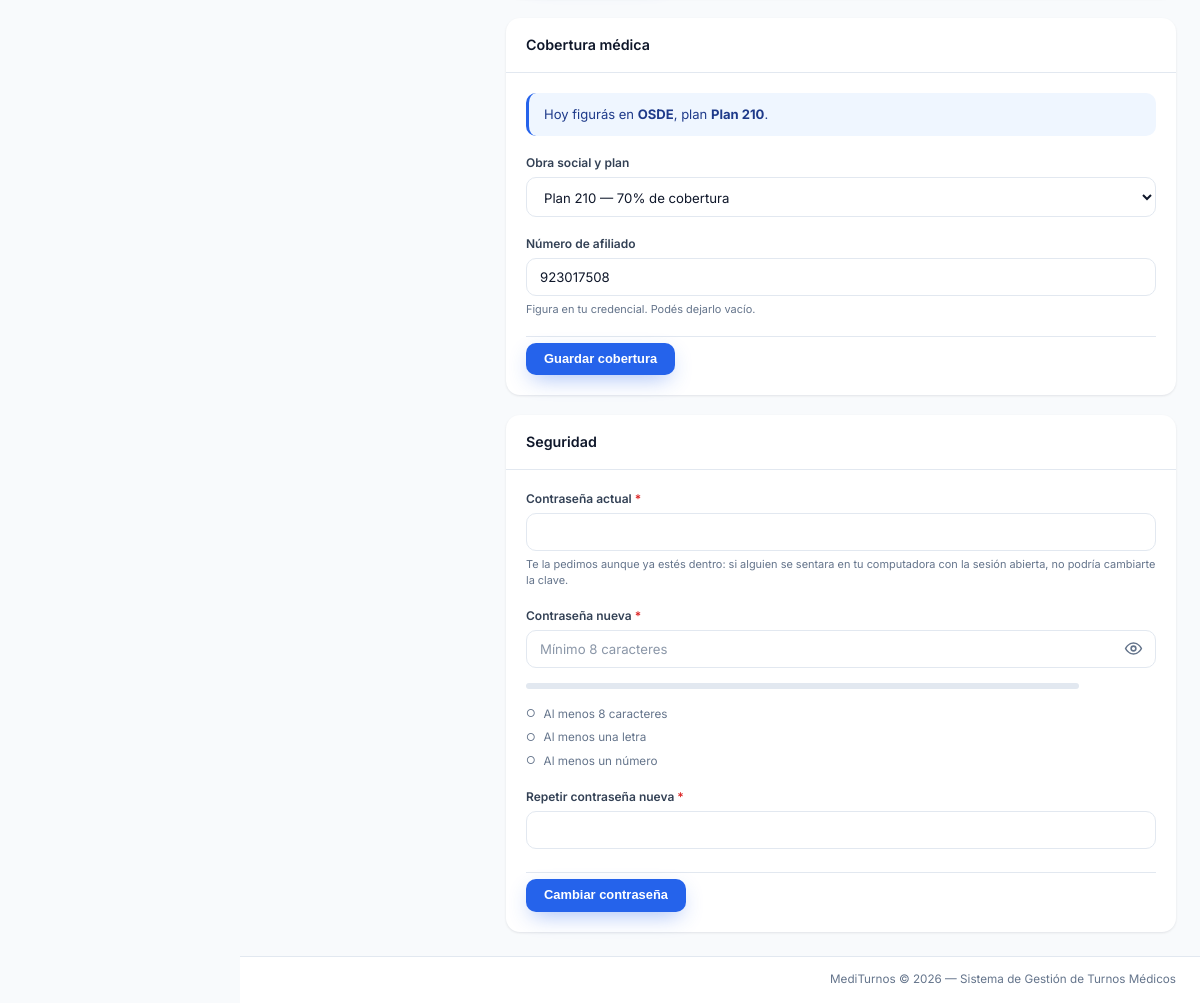
Before: /perfil.php (signed in, lower part) with the older database file.
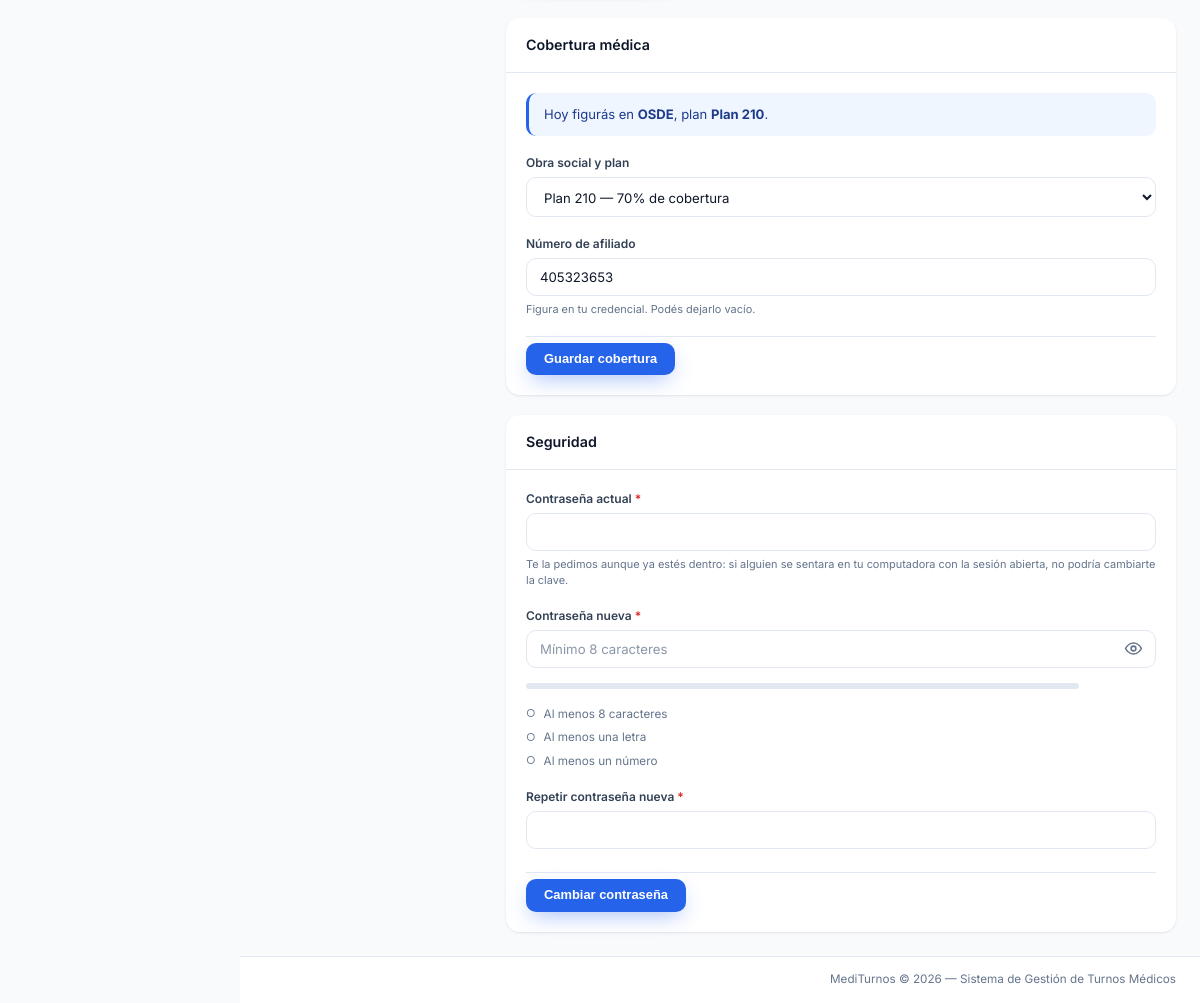
After: the same page with the newer database file.
### tables this page shows
CREATE TABLE `usuario` (
  `id_usuario` int(11) NOT NULL AUTO_INCREMENT,
  `nombre` varchar(30) NOT NULL,
  `apellido` varchar(30) NOT NULL,
  `usuario` varchar(50) NOT NULL,
  `email` varchar(120) NOT NULL,
  `foto` varchar(255) DEFAULT NULL,
  `contrasenia` varchar(255) NOT NULL COMMENT 'Hash bcrypt — nunca texto plano',
  `fecha_alta` date NOT NULL DEFAULT curdate(),
  `fecha_baja` date DEFAULT NULL,
  `estado` varchar(10) NOT NULL DEFAULT 'activo',
  `id_rol` int(11) NOT NULL,
  `id_paciente` int(11) DEFAULT NULL,
  `matricula` int(11) DEFAULT NULL,
  `ultimo_login` datetime DEFAULT NULL,
  `online` tinyint(1) NOT NULL DEFAULT 0,
  PRIMARY KEY (`id_usuario`),
  UNIQUE KEY `usuario` (`usuario`),
  UNIQUE KEY `email` (`email`),
  UNIQUE KEY `id_paciente` (`id_paciente`),
  UNIQUE KEY `matricula` (`matricula`),
  KEY `id_rol` (`id_rol`),
  KEY `idx_usuario_usuario` (`usuario`),
  KEY `idx_usuario_email` (`email`),
  CONSTRAINT `usuario_ibfk_medico` FOREIGN KEY (`matricula`) REFERENCES `medico` (`matricula`) ON DELETE SET NULL ON UPDATE CASCADE,
  CONSTRAINT `usuario_ibfk_paciente` FOREIGN KEY (`id_paciente`) REFERENCES `paciente` (`id_paciente`) ON DELETE SET NULL ON UPDATE CASCADE,
  CONSTRAINT `usuario_ibfk_rol` FOREIGN KEY (`id_rol`) REFERENCES `rol` (`id_rol`) ON UPDATE CASCADE
);

CREATE TABLE `plan_os` (
  `id_plan` int(11) NOT NULL AUTO_INCREMENT,
  `id_obra_social` int(11) NOT NULL,
  `nombre_plan` varchar(100) NOT NULL,
  `porcentaje_cobertura` decimal(5,2) DEFAULT NULL,
  PRIMARY KEY (`id_plan`),
  KEY `id_obra_social` (`id_obra_social`),
  CONSTRAINT `plan_os_ibfk_1` FOREIGN KEY (`id_obra_social`) REFERENCES `obra_social` (`id_obra_social`) ON UPDATE CASCADE
);

### sistema/modelos/Perfil.php (called while the page is built, shortened)
<?php
class Perfil
{
    private PDO $pdo;
    public function __construct(PDO $pdo)
    {
        $this->pdo = $pdo;
    }
    public function cargar(int $idUsuario): array|false
    {
        $stmt = $this->pdo->prepare(
            "SELECT u.id_usuario, u.nombre, u.apellido, u.usuario, u.email,
                    u.foto, u.estado, u.fecha_alta, u.ultimo_login,
                    u.id_paciente, u.matricula,
                    r.nombre AS rol
             FROM   usuario u
             JOIN   rol     r ON r.id_rol = u.id_rol
             WHERE  u.id_usuario = :id
             LIMIT  1"
        );
        $stmt->execute([':id' => $idUsuario]);
        $u = $stmt->fetch();
        $u['dni']          = null;
        $u['fecha_nac']    = null;
        $u['sexo']         = null;
        $u['telefono']     = null;
        $u['direccion']    = null;
        $u['id_plan']      = null;
        $u['nro_afiliado'] = null;
        $u['obra_social']  = null;
        $u['nombre_plan']  = null;
        if (!empty($u['id_paciente'])) {
            $p = $this->pdo->prepare(
                "SELECT dni, fecha_nac, sexo, telefono, direccion
                 FROM   paciente WHERE id_paciente = :id"
            );
            $p->execute([':id' => $u['id_paciente']]);
            if ($fila = $p->fetch()) {
                $u = array_merge($u, $fila);
            }
            $u = array_merge($u, $this->cobertura((int) $u['id_paciente']));
        }
        return $u;
    }
    private function cobertura(int $idPaciente): array
    {
        $stmt = $this->pdo->prepare(
            "SELECT pp.id_plan, pp.nro_afiliado,
                    pl.nombre_plan, os.nombre AS obra_social
             FROM   paciente_plan pp
             JOIN   plan_os       pl ON pl.id_plan        = pp.id_plan
             JOIN   obra_social   os ON os.id_obra_social = pl.id_obra_social
             WHERE  pp.id_paciente = :id
             ORDER  BY pp.fecha_alta DESC
             LIMIT  1"
        );
        $stmt->execute([':id' => $idPaciente]);
        $fila = $stmt->fetch();
        return $fila ?: [
            'id_plan'      => null,
            'nro_afiliado' => null,
            'nombre_plan'  => null,
            'obra_social'  => null,
        ];
    }
}

### includes/seguridad.php (called while the page is built, shortened)
<?php
if (!function_exists('e')) {
    function e(?string $v): string
    {
        return htmlspecialchars($v ?? '', ENT_QUOTES, 'UTF-8');
    }
}

### sistema/modelos/Usuario.php (called while the page is built, shortened)
<?php
class Usuario
{
    private PDO $pdo;
    public function __construct(PDO $pdo)
    {
        $this->pdo = $pdo;
    }
    public function listarPlanesObraSocial(): array
    {
        return $this->pdo->query(
            "SELECT pl.id_plan, pl.nombre_plan, pl.porcentaje_cobertura,
                    os.id_obra_social, os.nombre AS obra_social
             FROM   plan_os pl
             JOIN   obra_social os ON os.id_obra_social = pl.id_obra_social
             ORDER  BY os.nombre, pl.nombre_plan"
        )->fetchAll();
    }
}

### perfil.php (the view, shortened to what the changed rows need)
<?php
require_once __DIR__ . '/includes/seguridad.php';
require_once __DIR__ . '/sistema/controladores/ControladorPerfil.php';
$modelo = new Perfil($pdo);
$perfil = $modelo->cargar((int) $_SESSION['id_usuario']);
$errorSeccion = null;
$usuarios = new Usuario($pdo);
$planes   = !empty($perfil['id_paciente']) ? $usuarios->listarPlanesObraSocial() : [];
$planesPorOs = [];
foreach ($planes as $pl) {
    $planesPorOs[$pl['obra_social']][] = $pl;
}
$v = fn(string $campo, ?string $def = '') =>
    ($errorSeccion !== null && is_string($_POST[$campo] ?? null))
        ? $_POST[$campo]
        : (string) ($def ?? '');
$esPaciente   = !empty($perfil['id_paciente']);
require_once __DIR__ . '/sistema/vistas/layouts/navbar.php';
?>
<div class="perfil-grid">
    <div class="perfil-secciones">
        <?php if ($esPaciente): ?>
        <section class="panel" id="cobertura">
            <div class="panel-header"><span class="panel-titulo">Cobertura médica</span></div>
            <div class="panel-body">
                <?php if ($perfil['obra_social']): ?>
                <p class="cobertura-actual">
                    Hoy figurás en <strong><?= e($perfil['obra_social']) ?></strong>,
                    plan <strong><?= e($perfil['nombre_plan']) ?></strong>.
                </p>
                <?php endif; ?>
                <form method="POST" novalidate id="form-cobertura">
                    <?php $planActual = $v('id_plan', (string) ($perfil['id_plan'] ?? '')); ?>
                    <div class="form-group mb-18">
                        <label for="id_plan">Obra social y plan</label>
                        <select id="id_plan" name="id_plan" class="form-control">
                            <?php foreach ($planesPorOs as $nombreOs => $lista): ?>
                            <optgroup label="<?= e($nombreOs) ?>">
                                <?php foreach ($lista as $pl): ?>
                                <option value="<?= (int) $pl['id_plan'] ?>"
                                    <?= $planActual === (string) $pl['id_plan'] ? 'selected' : '' ?>>
                                    <?= e($pl['nombre_plan']) ?><?php
                                        if ($pl['porcentaje_cobertura'] !== null) {
                                            echo ' — ' . (float) $pl['porcentaje_cobertura'] . '% de cobertura';
                                        } ?>
                                </option>
                                <?php endforeach; ?>
                            </optgroup>
                            <?php endforeach; ?>
                        </select>
                    </div>
                    <div class="form-group mb-18" id="campo-afiliado">
                        <label for="nro_afiliado">Número de afiliado</label>
                        <input type="text" id="nro_afiliado" name="nro_afiliado" class="form-control"
                               maxlength="50" placeholder="Ej: 1234-56789/01"
                               value="<?= e($v('nro_afiliado', $perfil['nro_afiliado'])) ?>">
                        <span class="form-hint">Figura en tu credencial. Podés dejarlo vacío.</span>
                    </div>
                    <div class="form-acciones">
                        <button type="submit" class="btn btn-primario">Guardar cobertura</button>
                    </div>
                </form>
            </div>
        </section>
        <?php endif; ?>
    </div>
</div>
<?php require_once __DIR__ . '/sistema/vistas/layouts/footer.php'; ?>

Changed rows visible on the page:
changed usuario "OSDE": nro_afiliado "923017508" → "405323653"
